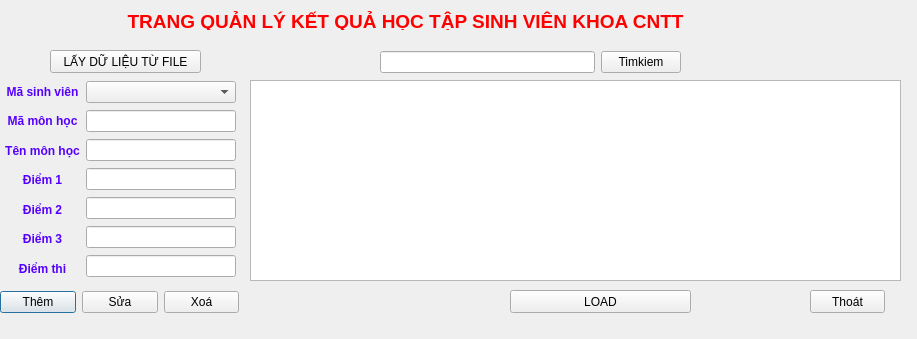
<?xml version="1.0" encoding="UTF-8"?>
<ui version="4.0">
 <class>quanlyketquahoctap</class>
 <widget class="QDialog" name="quanlyketquahoctap">
  <property name="geometry">
   <rect>
    <x>0</x>
    <y>0</y>
    <width>917</width>
    <height>339</height>
   </rect>
  </property>
  <property name="windowTitle">
   <string>Dialog</string>
  </property>
  <widget class="QLabel" name="label">
   <property name="geometry">
    <rect>
     <x>90</x>
     <y>10</y>
     <width>631</width>
     <height>20</height>
    </rect>
   </property>
   <property name="text">
    <string>&lt;html&gt;&lt;head/&gt;&lt;body&gt;&lt;p align=&quot;center&quot;&gt;&lt;span style=&quot; font-size:14pt; font-weight:600; color:#ff0000;&quot;&gt;TRANG QUẢN LÝ KẾT QUẢ HỌC TẬP SINH VIÊN KHOA CNTT&lt;/span&gt;&lt;/p&gt;&lt;/body&gt;&lt;/html&gt;</string>
   </property>
  </widget>
  <widget class="QWidget" name="layoutWidget">
   <property name="geometry">
    <rect>
     <x>0</x>
     <y>290</y>
     <width>239</width>
     <height>25</height>
    </rect>
   </property>
   <layout class="QHBoxLayout" name="horizontalLayout_2">
    <item>
     <widget class="QPushButton" name="bt_them">
      <property name="text">
       <string>Thêm</string>
      </property>
     </widget>
    </item>
    <item>
     <widget class="QPushButton" name="bt_sua">
      <property name="text">
       <string>Sửa</string>
      </property>
     </widget>
    </item>
    <item>
     <widget class="QPushButton" name="bt_xoa">
      <property name="text">
       <string>Xoá</string>
      </property>
     </widget>
    </item>
   </layout>
  </widget>
  <widget class="QTableView" name="tableView">
   <property name="geometry">
    <rect>
     <x>250</x>
     <y>80</y>
     <width>651</width>
     <height>201</height>
    </rect>
   </property>
  </widget>
  <widget class="QPushButton" name="bt_load">
   <property name="geometry">
    <rect>
     <x>510</x>
     <y>290</y>
     <width>181</width>
     <height>23</height>
    </rect>
   </property>
   <property name="text">
    <string>LOAD</string>
   </property>
  </widget>
  <widget class="QWidget" name="layoutWidget">
   <property name="geometry">
    <rect>
     <x>5</x>
     <y>80</y>
     <width>231</width>
     <height>201</height>
    </rect>
   </property>
   <layout class="QHBoxLayout" name="horizontalLayout">
    <item>
     <layout class="QVBoxLayout" name="verticalLayout_2">
      <item>
       <widget class="QLabel" name="label_2">
        <property name="text">
         <string>&lt;html&gt;&lt;head/&gt;&lt;body&gt;&lt;p align=&quot;center&quot;&gt;&lt;span style=&quot; font-weight:600; color:#5500ff;&quot;&gt;Mã sinh viên&lt;/span&gt;&lt;/p&gt;&lt;/body&gt;&lt;/html&gt;</string>
        </property>
       </widget>
      </item>
      <item>
       <widget class="QLabel" name="label_3">
        <property name="text">
         <string>&lt;html&gt;&lt;head/&gt;&lt;body&gt;&lt;p align=&quot;center&quot;&gt;&lt;span style=&quot; font-weight:600; color:#5500ff;&quot;&gt;Mã môn học&lt;/span&gt;&lt;/p&gt;&lt;/body&gt;&lt;/html&gt;</string>
        </property>
       </widget>
      </item>
      <item>
       <widget class="QLabel" name="label_4">
        <property name="text">
         <string>&lt;html&gt;&lt;head/&gt;&lt;body&gt;&lt;p align=&quot;center&quot;&gt;&lt;span style=&quot; font-weight:600; color:#5500ff;&quot;&gt;Tên môn học&lt;/span&gt;&lt;/p&gt;&lt;/body&gt;&lt;/html&gt;</string>
        </property>
       </widget>
      </item>
      <item>
       <widget class="QLabel" name="label_5">
        <property name="text">
         <string>&lt;html&gt;&lt;head/&gt;&lt;body&gt;&lt;p align=&quot;center&quot;&gt;&lt;span style=&quot; font-weight:600; color:#5500ff;&quot;&gt;Điểm 1&lt;/span&gt;&lt;/p&gt;&lt;/body&gt;&lt;/html&gt;</string>
        </property>
       </widget>
      </item>
      <item>
       <widget class="QLabel" name="label_6">
        <property name="text">
         <string>&lt;html&gt;&lt;head/&gt;&lt;body&gt;&lt;p align=&quot;center&quot;&gt;&lt;span style=&quot; font-weight:600; color:#5500ff;&quot;&gt;Điểm 2&lt;/span&gt;&lt;/p&gt;&lt;/body&gt;&lt;/html&gt;</string>
        </property>
       </widget>
      </item>
      <item>
       <widget class="QLabel" name="label_7">
        <property name="text">
         <string>&lt;html&gt;&lt;head/&gt;&lt;body&gt;&lt;p align=&quot;center&quot;&gt;&lt;span style=&quot; font-weight:600; color:#5500ff;&quot;&gt;Điểm 3&lt;/span&gt;&lt;/p&gt;&lt;/body&gt;&lt;/html&gt;</string>
        </property>
       </widget>
      </item>
      <item>
       <widget class="QLabel" name="label_8">
        <property name="text">
         <string>&lt;html&gt;&lt;head/&gt;&lt;body&gt;&lt;p align=&quot;center&quot;&gt;&lt;span style=&quot; font-weight:600; color:#5500ff;&quot;&gt;Điểm thi&lt;/span&gt;&lt;/p&gt;&lt;/body&gt;&lt;/html&gt;</string>
        </property>
       </widget>
      </item>
     </layout>
    </item>
    <item>
     <layout class="QVBoxLayout" name="verticalLayout">
      <item>
       <widget class="QComboBox" name="masv"/>
      </item>
      <item>
       <widget class="QLineEdit" name="mamon"/>
      </item>
      <item>
       <widget class="QLineEdit" name="tenmon"/>
      </item>
      <item>
       <widget class="QLineEdit" name="diem1"/>
      </item>
      <item>
       <widget class="QLineEdit" name="diem2"/>
      </item>
      <item>
       <widget class="QLineEdit" name="diem3"/>
      </item>
      <item>
       <widget class="QLineEdit" name="diemthi"/>
      </item>
     </layout>
    </item>
   </layout>
  </widget>
  <widget class="QWidget" name="layoutWidget">
   <property name="geometry">
    <rect>
     <x>380</x>
     <y>50</y>
     <width>301</width>
     <height>25</height>
    </rect>
   </property>
   <layout class="QHBoxLayout" name="horizontalLayout_3">
    <item>
     <widget class="QLineEdit" name="timkiem2"/>
    </item>
    <item>
     <widget class="QPushButton" name="Timkiem">
      <property name="text">
       <string>Timkiem</string>
      </property>
     </widget>
    </item>
   </layout>
  </widget>
  <widget class="QPushButton" name="bt_laydl">
   <property name="geometry">
    <rect>
     <x>50</x>
     <y>50</y>
     <width>151</width>
     <height>23</height>
    </rect>
   </property>
   <property name="text">
    <string>LẤY DỮ LIỆU TỪ FILE</string>
   </property>
  </widget>
  <widget class="QPushButton" name="pushButton">
   <property name="geometry">
    <rect>
     <x>810</x>
     <y>290</y>
     <width>75</width>
     <height>23</height>
    </rect>
   </property>
   <property name="text">
    <string>Thoát</string>
   </property>
  </widget>
 </widget>
 <resources/>
 <connections/>
</ui>
